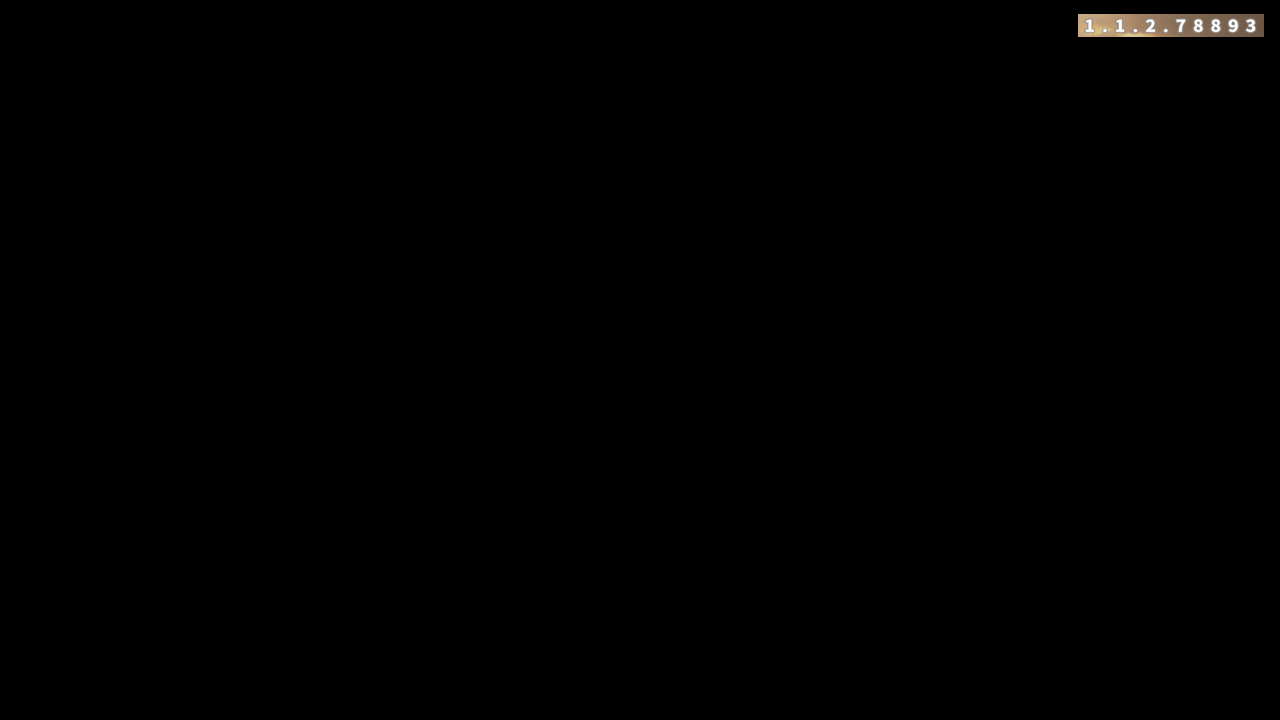
#> input picture assets/GAME_VERSION.png, 1280 x 720 px; its folder holds only this picture in this run
$ python button_extractor.py
#> lines starting #> are read from the running program, lines starting #| are printed output that depends on the picture
### module/base/utils.py
import os

import cv2
import numpy as np
from PIL import Image

from module.base.logger import logger


def load_image(file, area: tuple[int, int, int, int] = None):
    """
    Load an image like pillow and drop alpha channel.

    Args:
        file (str):
        area (tuple):

    Returns:
        np.ndarray:
    """
    image = Image.open(file)
    if area is not None:
        image = image.crop(area)
    image = np.array(image)
    channel = image.shape[2] if len(image.shape) > 2 else 1
    if channel > 3:
        image = image[:, :, :3].copy()
    return image


def image_size(image):
    """
    Args:
        image (np.ndarray):

    Returns:
        int, int: width, height
    """
    shape = image.shape
    return shape[1], shape[0]


def get_bbox(image, threshold=0):
    """
    A numpy implementation of the getbbox() in pillow.

    Args:
        image (np.ndarray): Screenshot.
        threshold (int): Color <= threshold will be considered black

    Returns:
        tuple: (upper_left_x, upper_left_y, bottom_right_x, bottom_right_y)
    """
    if image_channel(image) == 3:
        image = np.max(image, axis=2)
    x = np.where(np.max(image, axis=0) > threshold)[0]
    y = np.where(np.max(image, axis=1) > threshold)[0]
    return x[0], y[0], x[-1] + 1, y[-1] + 1


def image_channel(image):
    """
    Args:
        image (np.ndarray):

    Returns:
        int: 0 for grayscale, 3 for RGB.
    """
    return image.shape[2] if len(image.shape) == 3 else 0


def crop(image, area, copy):
    x1, y1, x2, y2 = area
    image = image[y1:y2, x1:x2]
    if copy:
        image = image.copy()
    return image


def get_color(image, area):
    """Calculate the average color of a particular area of the image.

    Args:
        image (np.ndarray): Screenshot.
        area (tuple): (upper_left_x, upper_left_y, bottom_right_x, bottom_right_y)

    Returns:
        tuple: (r, g, b)
    """
    temp = crop(image, area, copy=False)
    color = cv2.mean(temp)
    return color[:3]


# [6 lines left out: function get_app_root, not called in this run]


# [3 lines that do not run on import are left out]

### module/base/button_extractor.py
import os
import numpy as np

from module.base.const import BaseConst
from PIL import Image

from module.base.logger import logger
from module.base.utils import image_size, get_bbox, load_image, get_color

IMPORT_EXP = """from module.base.button import Button

"""
IMPORT_EXP = IMPORT_EXP.strip().split('\n') + ['']


class ButtonExtractor:

    def __init__(self, file, is_debug):
        """
        Args:
            file(str): xxx.png or xxx.gif
        """
        self.name, self.ext = os.path.splitext(file)
        self.area, self.color, self.button, self.file = (), (), (), ''
        self.is_debug = is_debug
        self.load()

    @staticmethod
    def _extract(image, file):
        size = image_size(image)
        if size != (1280, 720):
            logger.warning(f'{file} Image size is not correct: wanted (1280,720) but {size}')
        bbox = get_bbox(image)
        mean = get_color(image, bbox)
        mean = tuple(np.rint(mean).astype(int))
        return bbox, mean

    def load(self):
        file = self.get_file()
        area, color = self._extract(load_image(file), file)
        button = area
        self.area = area
        self.color = color
        self.button = button
        self.file = file

    def get_file(self):
        file = f'{self.name}{self.ext}'
        return os.path.join(BaseConst.BUTTON_IMAGES_FOLDER_DEBUG, file)

    @property
    def expression(self):
        if not self.is_debug:
            self.file = self.file[4:]
        return '%s = Button(area=%s, color=%s, button=%s, file=\'%s\')' % (
            self.name, self.area, self.color, self.button, self.file)


class ModuleExtractor:
    def __init__(self, is_debug=False):
        self.is_debug = is_debug

    @property
    def expression(self):
        exp = []
        for file in get_button_path():
            exp.append(ButtonExtractor(file, self.is_debug).expression)
#> in image_size, `shape = image.shape`: shape = (720, 1280, 3)
#> in _extract, `size = image_size(image)`: size = (1280, 720)
#> in _extract, `bbox = get_bbox(image)`: bbox = (1078, 14, 1264, 37)
#> in crop, `x1, y1, x2, y2 = area`: x1 = 1078; y1 = 14; x2 = 1264; y2 = 37
#> in crop, `image = image[y1:y2, x1:x2]`:
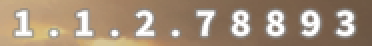
#> image: shape (23, 186, 3) (shown 2 times larger); mean of channels 0, 1, 2 164.6, 142.8, 120.3; drawn as R, G, B
#> in get_color, `color = cv2.mean(temp)`: color = (164.6, 142.8, 120.3, 0)
#> in _extract, `mean = get_color(image, bbox)`: mean = (164.6, 142.8, 120.3)
#> in _extract, `mean = tuple(np.rint(mean).astype(int))`: mean = (165, 143, 120)
#> in load, `area, color = self._extract(load_image(file), file)`: area = (1078, 14, 1264, 37); color = (165, 143, 120)
#> in load, `button = area`: button = (1078, 14, 1264, 37)
#> in load, `self.color = color`: self.color = (165, 143, 120)
#> in load, `self.button = button`: self.button = (1078, 14, 1264, 37)
            logger.info(f'extract Image info : {file}')
        exp = IMPORT_EXP + exp
        return exp

    def write(self):
        file = BaseConst.BUTTON_ASSETS_FILE
        if os.path.exists(file):
            backup = file + '.BAK'
            if os.path.exists(backup):
                os.remove(backup)
                logger.debug(f'remove old backup : {backup}')
            os.rename(file, backup)
            logger.debug(f'rename old {file} to {file} .BAK')
        with open(BaseConst.BUTTON_ASSETS_FILE, 'w', newline='') as file:
            for text in self.expression:
#> in expression, `exp = IMPORT_EXP + exp`: exp = 3 items
                file.write(text + '\n')


def get_button_path():
    return os.listdir(BaseConst.BUTTON_IMAGES_FOLDER_DEBUG)


if __name__ == '__main__':
    m = ModuleExtractor(is_debug=False)
    m.write()
    """
        for _ in get_button_path():
        # [6 lines of commented-out code are left out]
        img2 = load_image(BaseConst.BUTTON_IMAGES_PATH + _.__str__())
        bbox1 = get_bbox(img2)
        x1, y1, x2, y2 = map(int, map(round, bbox1))
        h, w = img2.shape[:2]
        border = np.maximum((0 - y1, y2 - h, 0 - x1, x2 - w), 0)
        mean1 = get_color(img2, bbox1)
        logger.debug(f'mean: {mean1}')
        mean1 = tuple(np.rint(mean1).astype(int))
        logger.debug(f'mean after np : {mean1}')
        # x1, y1, x2, y2 = bbox
        logger.debug(f'Border: {border}')
        logger.debug(f'{x1, y1, x2, y2} ---------> {bbox1}')

    """
